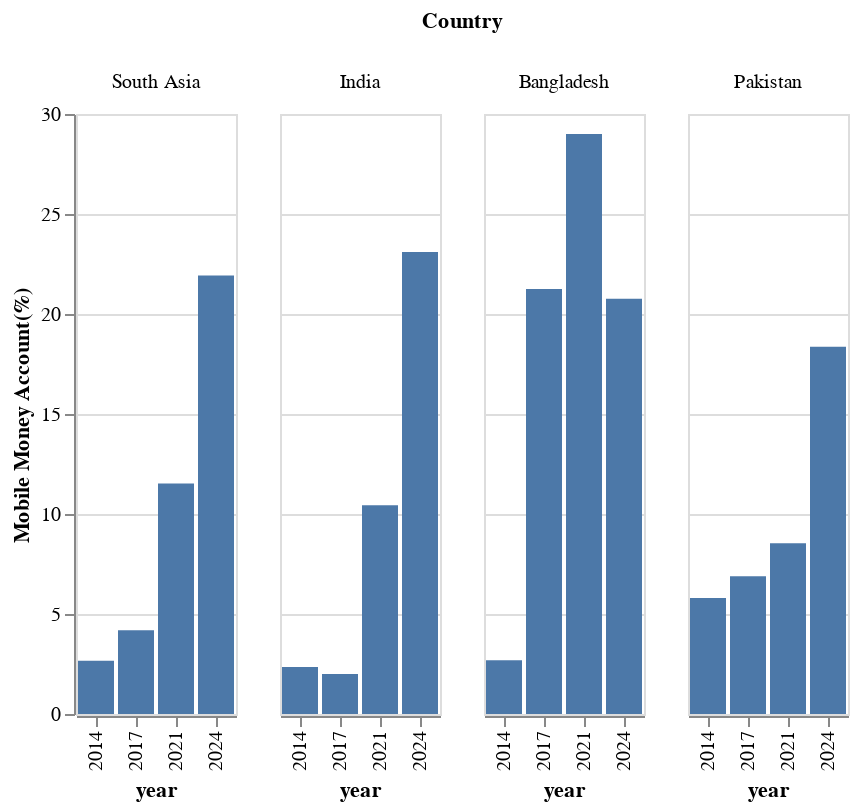

This figure's notebook cell:
### Code cell
def country_mobile_account_ownership(df):
    country_account_chart = alt.Chart(df).mark_bar().encode(
        x = 'year:N', 
        y = alt.Y('mobileaccount_t_d:Q', title = 'Mobile Money Account(%)'),
        column= alt.Column('countrynewwb', title  = 'Country', sort = south_asia_countries)
    )
    return country_account_chart
country_mobile_account_ownership(filter_south_asia(process_data(), False))

### Figure 1 — Vega-Lite specification as saved in the notebook (floating-point values rounded to 4 significant figures)
{"config": {"view": {"continuousWidth": 300, "continuousHeight": 300}}, "data": {"name": "data-5baca5a3111b93e2981977cc6cf9c5ad"}, "mark": {"type": "bar"}, "encoding": {"column": {"field": "countrynewwb", "sort": ["South Asia", "India", "Bangladesh", "Pakistan"], "title": "Country", "type": "nominal"}, "x": {"field": "year", "type": "nominal"}, "y": {"field": "mobileaccount_t_d", "title": "Mobile Money Account(%)", "type": "quantitative"}}, "$schema": "https://vega.github.io/schema/vega-lite/v5.20.1.json", "datasets": {"data-5baca5a3111b93e2981977cc6cf9c5ad": [{"countrynewwb": "Bangladesh", "codewb": "BGD", "year": 2011, "pop_adult": "100376575", "regionwb24_hi": "South Asia (excluding high income)", "incomegroupwb24": "Lower middle income", "group": "all", "group2": "all", "account_t_d": 31.74, "fiaccount_t_d": 31.74, "mobileaccount_t_d": null, "fin11a": null, "fin11b": null, "fin11c": null, "fin11f": null, "fin11d": null, "fin11e": null, "fin14a": null, "fin14b": null, "fin14c": null, "fin14d": null, "fin26a": null, "fin26b": null, "fin27a": null, "g20_made": null, "fin17f": null, "fin17a_17a1_d": 16.64, "fin17a": 16.64, "fin17b": null, "fin17c": null, "fin24aSD_ND": null}, {"countrynewwb": "India", "codewb": "IND", "year": 2011, "pop_adult": "853745004", "regionwb24_hi": "South Asia (excluding high income)", "incomegroupwb24": "Lower middle income", "group": "all", "group2": "all", "account_t_d": 35.23, "fiaccount_t_d": 35.23, "mobileaccount_t_d": null, "fin11a": null, "fin11b": null, "fin11c": null, "fin11f": null, "fin11d": null, "fin11e": null, "fin14a": null, "fin14b": null, "fin14c": null, "fin14d": null, "fin26a": null, "fin26b": null, "fin27a": null, "g20_made": null, "fin17f": null, "fin17a_17a1_d": 11.6, "fin17a": 11.6, "fin17b": null, "fin17c": null, "fin24aSD_ND": null}, {"countrynewwb": "Pakistan", "codewb": "PAK", "year": 2011, "pop_adult": "120857470", "regionwb24_hi": "South Asia (excluding high income)", "incomegroupwb24": "Lower middle income", "group": "all", "group2": "all", "account_t_d": 10.31, "fiaccount_t_d": 10.31, "mobileaccount_t_d": null, "fin11a": null, "fin11b": null, "fin11c": null, "fin11f": null, "fin11d": null, "fin11e": null, "fin14a": null, "fin14b": null, "fin14c": null, "fin14d": null, "fin26a": null, "fin26b": null, "fin27a": null, "g20_made": null, "fin17f": null, "fin17a_17a1_d": 1.441, "fin17a": 1.441, "fin17b": null, "fin17c": null, "fin24aSD_ND": null}, {"countrynewwb": "Bangladesh", "codewb": "BGD", "year": 2014, "pop_adult": "105778630", "regionwb24_hi": "South Asia (excluding high income)", "incomegroupwb24": "Lower middle income", "group": "all", "group2": "all", "account_t_d": 30.99, "fiaccount_t_d": 29.14, "mobileaccount_t_d": 2.692, "fin11a": null, "fin11b": null, "fin11c": null, "fin11f": null, "fin11d": null, "fin11e": null, "fin14a": null, "fin14b": null, "fin14c": null, "fin14d": null, "fin26a": null, "fin26b": null, "fin27a": null, "g20_made": 5.936, "fin17f": null, "fin17a_17a1_d": 7.446, "fin17a": 7.446, "fin17b": null, "fin17c": 5.227, "fin24aSD_ND": null}, {"countrynewwb": "India", "codewb": "IND", "year": 2014, "pop_adult": "907853291", "regionwb24_hi": "South Asia (excluding high income)", "incomegroupwb24": "Lower middle income", "group": "all", "group2": "all", "account_t_d": 53.14, "fiaccount_t_d": 52.75, "mobileaccount_t_d": 2.352, "fin11a": null, "fin11b": null, "fin11c": null, "fin11f": null, "fin11d": null, "fin11e": null, "fin14a": null, "fin14b": null, "fin14c": null, "fin14d": null, "fin26a": null, "fin26b": null, "fin27a": null, "g20_made": 15.72, "fin17f": null, "fin17a_17a1_d": 14.36, "fin17a": 14.36, "fin17b": null, "fin17c": 8.782, "fin24aSD_ND": null}, {"countrynewwb": "Pakistan", "codewb": "PAK", "year": 2014, "pop_adult": "128875593", "regionwb24_hi": "South Asia (excluding high income)", "incomegroupwb24": "Lower middle income", "group": "all", "group2": "all", "account_t_d": 13.04, "fiaccount_t_d": 8.706, "mobileaccount_t_d": 5.8, "fin11a": null, "fin11b": null, "fin11c": null, "fin11f": null, "fin11d": null, "fin11e": null, "fin14a": null, "fin14b": null, "fin14c": null, "fin14d": null, "fin26a": null, "fin26b": null, "fin27a": null, "g20_made": 6.186, "fin17f": null, "fin17a_17a1_d": 3.278, "fin17a": 3.278, "fin17b": null, "fin17c": 11.4, "fin24aSD_ND": null}, {"countrynewwb": "Bangladesh", "codewb": "BGD", "year": 2017, "pop_adult": "111658076", "regionwb24_hi": "South Asia (excluding high income)", "incomegroupwb24": "Lower middle income", "group": "all", "group2": "all", "account_t_d": 50.05, "fiaccount_t_d": 40.97, "mobileaccount_t_d": 21.25, "fin11a": null, "fin11b": null, "fin11c": null, "fin11f": null, "fin11d": null, "fin11e": null, "fin14a": null, "fin14b": null, "fin14c": null, "fin14d": null, "fin26a": 2.44, "fin26b": null, "fin27a": null, "g20_made": 30.13, "fin17f": null, "fin17a_17a1_d": 9.923, "fin17a": 9.923, "fin17b": null, "fin17c": 11.71, "fin24aSD_ND": null}, {"countrynewwb": "India", "codewb": "IND", "year": 2017, "pop_adult": "962463650", "regionwb24_hi": "South Asia (excluding high income)", "incomegroupwb24": "Lower middle income", "group": "all", "group2": "all", "account_t_d": 79.88, "fiaccount_t_d": 79.84, "mobileaccount_t_d": 1.995, "fin11a": null, "fin11b": null, "fin11c": null, "fin11f": null, "fin11d": null, "fin11e": null, "fin14a": null, "fin14b": null, "fin14c": null, "fin14d": null, "fin26a": 2.701, "fin26b": null, "fin27a": null, "g20_made": 19.97, "fin17f": null, "fin17a_17a1_d": 19.6, "fin17a": 19.6, "fin17b": null, "fin17c": 8.443, "fin24aSD_ND": null}, {"countrynewwb": "Pakistan", "codewb": "PAK", "year": 2017, "pop_adult": "135055510", "regionwb24_hi": "South Asia (excluding high income)", "incomegroupwb24": "Lower middle income", "group": "all", "group2": "all", "account_t_d": 21.29, "fiaccount_t_d": 18.05, "mobileaccount_t_d": 6.886, "fin11a": null, "fin11b": null, "fin11c": null, "fin11f": null, "fin11d": null, "fin11e": null, "fin14a": null, "fin14b": null, "fin14c": null, "fin14d": null, "fin26a": 7.306, "fin26b": null, "fin27a": null, "g20_made": 14.32, "fin17f": null, "fin17a_17a1_d": 6.096, "fin17a": 6.096, "fin17b": null, "fin17c": 21.12, "fin24aSD_ND": null}, {"countrynewwb": "Bangladesh", "codewb": "BGD", "year": 2021, "pop_adult": "117641793", "regionwb24_hi": "South Asia (excluding high income)", "incomegroupwb24": "Lower middle income", "group": "all", "group2": "all", "account_t_d": 52.81, "fiaccount_t_d": 37.69, "mobileaccount_t_d": 29.01, "fin11a": null, "fin11b": null, "fin11c": null, "fin11f": null, "fin11d": null, "fin11e": null, "fin14a": null, "fin14b": null, "fin14c": null, "fin14d": null, "fin26a": 10.52, "fin26b": 3.045, "fin27a": 0.6857, "g20_made": 40.58, "fin17f": null, "fin17a_17a1_d": 7.245, "fin17a": 6.009, "fin17b": 1.731, "fin17c": 8.688, "fin24aSD_ND": 37.61}, {"countrynewwb": "India", "codewb": "IND", "year": 2021, "pop_adult": "1033092817", "regionwb24_hi": "South Asia (excluding high income)", "incomegroupwb24": "Lower middle income", "group": "all", "group2": "all", "account_t_d": 77.53, "fiaccount_t_d": 77.3, "mobileaccount_t_d": 10.44, "fin11a": null, "fin11b": null, "fin11c": null, "fin11f": null, "fin11d": null, "fin11e": null, "fin14a": null, "fin14b": null, "fin14c": null, "fin14d": null, "fin26a": 9.87, "fin26b": 8.283, "fin27a": 4.42, "g20_made": 24.28, "fin17f": null, "fin17a_17a1_d": 14.09, "fin17a": 12.75, "fin17b": 3.477, "fin17c": 8.325, "fin24aSD_ND": 31.28}, {"countrynewwb": "Pakistan", "codewb": "PAK", "year": 2021, "pop_adult": "146030491", "regionwb24_hi": "South Asia (excluding high income)", "incomegroupwb24": "Lower middle income", "group": "all", "group2": "all", "account_t_d": 20.98, "fiaccount_t_d": 16.29, "mobileaccount_t_d": 8.537, "fin11a": null, "fin11b": null, "fin11c": null, "fin11f": null, "fin11d": null, "fin11e": null, "fin14a": null, "fin14b": null, "fin14c": null, "fin14d": null, "fin26a": 5.742, "fin26b": 0.6424, "fin27a": 0.3691, "g20_made": 14.87, "fin17f": null, "fin17a_17a1_d": 2.825, "fin17a": 2.373, "fin17b": 0.813, "fin17c": 5.913, "fin24aSD_ND": 29.95}, {"countrynewwb": "Bangladesh", "codewb": "BGD", "year": 2024, "pop_adult": "122837439", "regionwb24_hi": "South Asia (excluding high income)", "incomegroupwb24": "Lower middle income", "group": "all", "group2": "all", "account_t_d": 43.28, "fiaccount_t_d": 32.95, "mobileaccount_t_d": 20.77, "fin11a": 8.063, "fin11b": 11.96, "fin11c": 7.477, "fin11f": 6.032, "fin11d": 54.68, "fin11e": 12.05, "fin14a": 5.776, "fin14b": 8.864, "fin14c": 6.49, "fin14d": 42.05, "fin26a": 6.561, "fin26b": 7.112, "fin27a": 1.014, "g20_made": 28.13, "fin17f": 2.858, "fin17a_17a1_d": 10.62, "fin17a": 9.658, "fin17b": 1.646, "fin17c": 8.4, "fin24aSD_ND": 35.79}, {"countrynewwb": "India", "codewb": "IND", "year": 2024, "pop_adult": "1077731602", "regionwb24_hi": "South Asia (excluding high income)", "incomegroupwb24": "Lower middle income", "group": "all", "group2": "all", "account_t_d": 89.02, "fiaccount_t_d": 88.66, "mobileaccount_t_d": 23.1, "fin11a": 5.338, "fin11b": 6.038, "fin11c": 3.409, "fin11f": 3.737, "fin11d": 6.82, "fin11e": 7.771, "fin14a": null, "fin14b": null, "fin14c": null, "fin14d": null, "fin26a": 15.17, "fin26b": 16.21, "fin27a": 8.655, "g20_made": 29.33, "fin17f": 6.633, "fin17a_17a1_d": 26.99, "fin17a": 23.85, "fin17b": 10.92, "fin17c": 13.08, "fin24aSD_ND": 30.11}, {"countrynewwb": "Pakistan", "codewb": "PAK", "year": 2024, "pop_adult": "155833628", "regionwb24_hi": "South Asia (excluding high income)", "incomegroupwb24": "Lower middle income", "group": "all", "group2": "all", "account_t_d": 27.3, "fiaccount_t_d": 18.28, "mobileaccount_t_d": 18.36, "fin11a": 25.98, "fin11b": 39.65, "fin11c": 21.41, "fin11f": 17.03, "fin11d": 52.08, "fin11e": 12.93, "fin14a": 17.72, "fin14b": 35.16, "fin14c": 18.14, "fin14d": 47.3, "fin26a": 9.766, "fin26b": 3.893, "fin27a": 2.454, "g20_made": 20.23, "fin17f": 3.013, "fin17a_17a1_d": 12.66, "fin17a": 6.964, "fin17b": 9.432, "fin17c": 16.75, "fin24aSD_ND": 33.21}, {"countrynewwb": "South Asia", "codewb": "SAS", "year": 2011, "pop_adult": "NA", "regionwb24_hi": "NA", "incomegroupwb24": "NA", "group": "all", "group2": "all", "account_t_d": 32.2, "fiaccount_t_d": 32.2, "mobileaccount_t_d": null, "fin11a": null, "fin11b": null, "fin11c": null, "fin11f": null, "fin11d": null, "fin11e": null, "fin14a": null, "fin14b": null, "fin14c": null, "fin14d": null, "fin26a": null, "fin26b": null, "fin27a": null, "g20_made": null, "fin17f": null, "fin17a_17a1_d": 11.05, "fin17a": 11.05, "fin17b": null, "fin17c": null, "fin24aSD_ND": null}, {"countrynewwb": "South Asia", "codewb": "SAS", "year": 2014, "pop_adult": "NA", "regionwb24_hi": "NA", "incomegroupwb24": "NA", "group": "all", "group2": "all", "account_t_d": 46.32, "fiaccount_t_d": 45.4, "mobileaccount_t_d": 2.665, "fin11a": null, "fin11b": null, "fin11c": null, "fin11f": null, "fin11d": null, "fin11e": null, "fin14a": null, "fin14b": null, "fin14c": null, "fin14d": null, "fin26a": null, "fin26b": null, "fin27a": null, "g20_made": 13.48, "fin17f": null, "fin17a_17a1_d": 12.65, "fin17a": 12.65, "fin17b": 0.0, "fin17c": 8.842, "fin24aSD_ND": null}, {"countrynewwb": "South Asia", "codewb": "SAS", "year": 2017, "pop_adult": "NA", "regionwb24_hi": "NA", "incomegroupwb24": "NA", "group": "all", "group2": "all", "account_t_d": 69.41, "fiaccount_t_d": 68.23, "mobileaccount_t_d": 4.184, "fin11a": null, "fin11b": null, "fin11c": null, "fin11f": null, "fin11d": null, "fin11e": null, "fin14a": null, "fin14b": null, "fin14c": null, "fin14d": null, "fin26a": 3.143, "fin26b": null, "fin27a": null, "g20_made": 20.09, "fin17f": null, "fin17a_17a1_d": 17.15, "fin17a": 17.15, "fin17b": 0.0, "fin17c": 10.25, "fin24aSD_ND": null}, {"countrynewwb": "South Asia", "codewb": "SAS", "year": 2021, "pop_adult": "NA", "regionwb24_hi": "NA", "incomegroupwb24": "NA", "group": "all", "group2": "all", "account_t_d": 68.0, "fiaccount_t_d": 65.98, "mobileaccount_t_d": 11.52, "fin11a": null, "fin11b": null, "fin11c": null, "fin11f": null, "fin11d": null, "fin11e": null, "fin14a": null, "fin14b": null, "fin14c": null, "fin14d": null, "fin26a": 9.258, "fin26b": 6.85, "fin27a": 3.546, "g20_made": 24.51, "fin17f": null, "fin17a_17a1_d": 12.36, "fin17a": 11.18, "fin17b": 2.921, "fin17c": 8.114, "fin24aSD_ND": 32.43}, {"countrynewwb": "South Asia", "codewb": "SAS", "year": 2024, "pop_adult": "NA", "regionwb24_hi": "NA", "incomegroupwb24": "NA", "group": "all", "group2": "all", "account_t_d": 77.57, "fiaccount_t_d": 75.32, "mobileaccount_t_d": 21.93, "fin11a": 7.947, "fin11b": 10.34, "fin11c": 5.933, "fin11f": 5.441, "fin11d": 16.45, "fin11e": 8.947, "fin14a": null, "fin14b": null, "fin14c": null, "fin14d": null, "fin26a": 13.66, "fin26b": 13.8, "fin27a": 7.145, "g20_made": 28.01, "fin17f": 5.838, "fin17a_17a1_d": 23.8, "fin17a": 20.65, "fin17b": 9.692, "fin17c": 13.09, "fin24aSD_ND": 31.37}]}}
